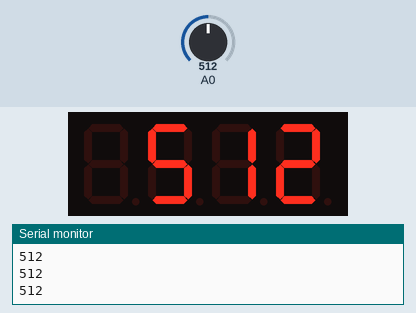
Simulated run of this sketch. Board: Arduino Uno, built with avr-gcc and run on an emulated ATmega328P. On the bench: 4-digit seven-segment display, the last lines printed to the serial monitor. The inputs (shaded band) are chosen by the test bench; at power-on: A0 = 512.

Above: at 1.2 s.
1.3 s: A0 set to 716
At 2.8 s:
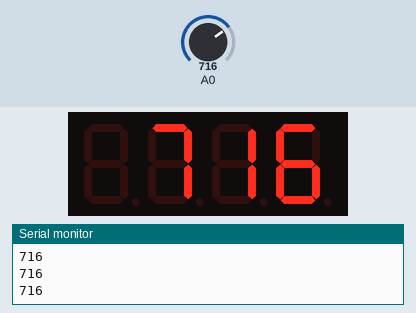
3.1 s: A0 set to 900
At 4.1 s:
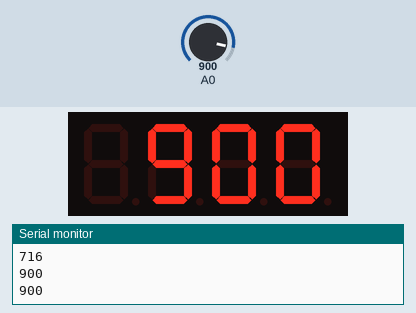
4.8 s: A0 set to 1023
At 6.2 s:
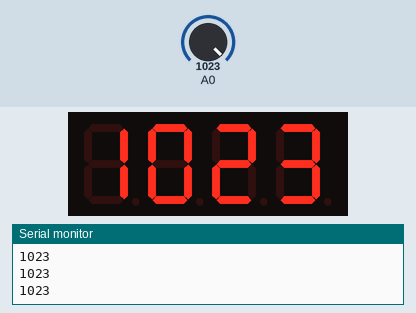
Timing chart, 0 to 7.8 s (numbered marks = the images above; inputs shaded):
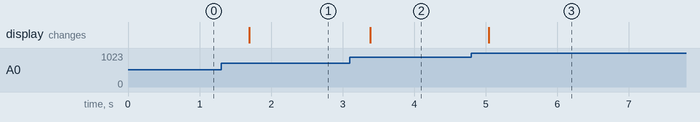

Measured:
- after the input at 1.3 s, the display: changes after 0.39 s (image 1)
- after the input at 3.1 s, the display: changes after 0.29 s (image 2)
- after the input at 4.8 s, the display: changes after 0.25 s (image 3)

The sketch:

sketch_aug20a.ino
```cpp
#include "SevSeg.h"
SevSeg sevseg;
int var, x;
void setup() {
    byte numDigits = 4;
    byte digitPins[] = {2, 3, 4, 5};
    byte segmentPins[] = {6, 7, 8, 9, 10, 11, 12, 13};
    bool resistorsOnSegments = 0;

    sevseg.begin(COMMON_CATHODE, numDigits, digitPins, segmentPins, resistorsOnSegments);
    sevseg.setBrightness(60);
    pinMode (A0, INPUT);
    Serial.begin (9600) ;
}

void loop() {
    var = analogRead (A0);
    Serial.println (var);
    x = 1000;
        while(x!=0)
        {
          sevseg.setNumber(var);  // Setează numărul curent pe afișaj
          sevseg.refreshDisplay();
          x--;
        }

}
```
